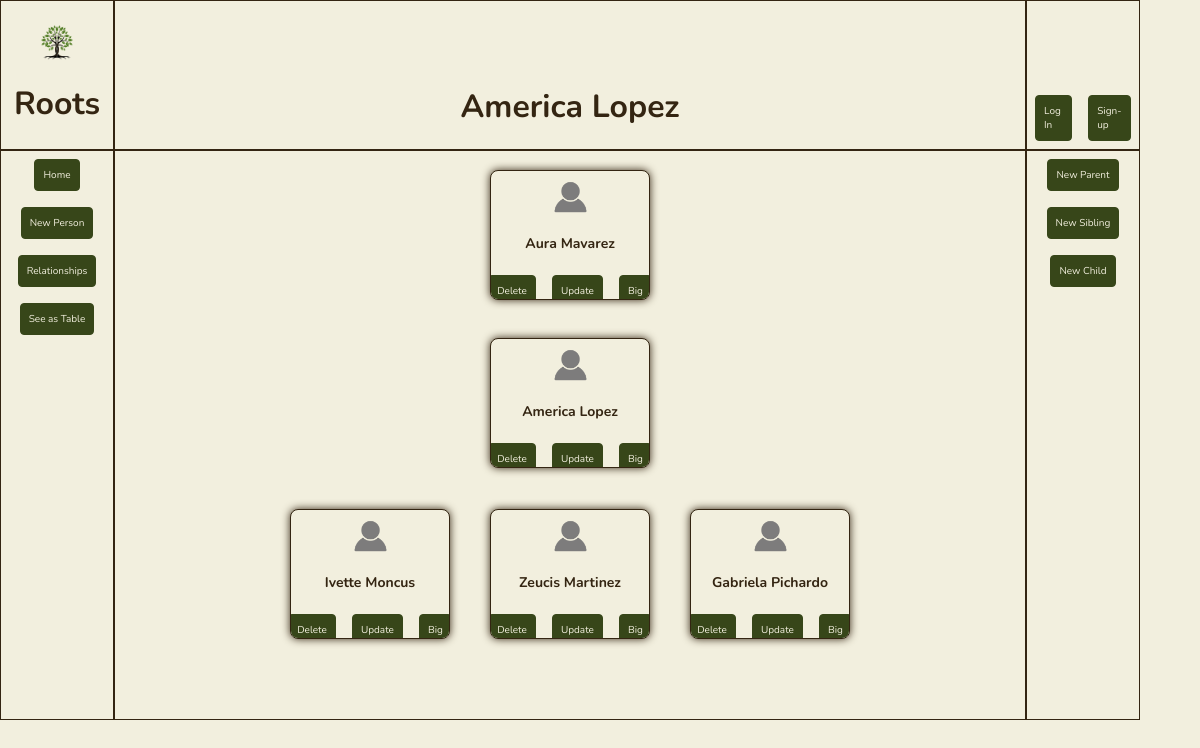
Before: /focus/7 with the older database file.
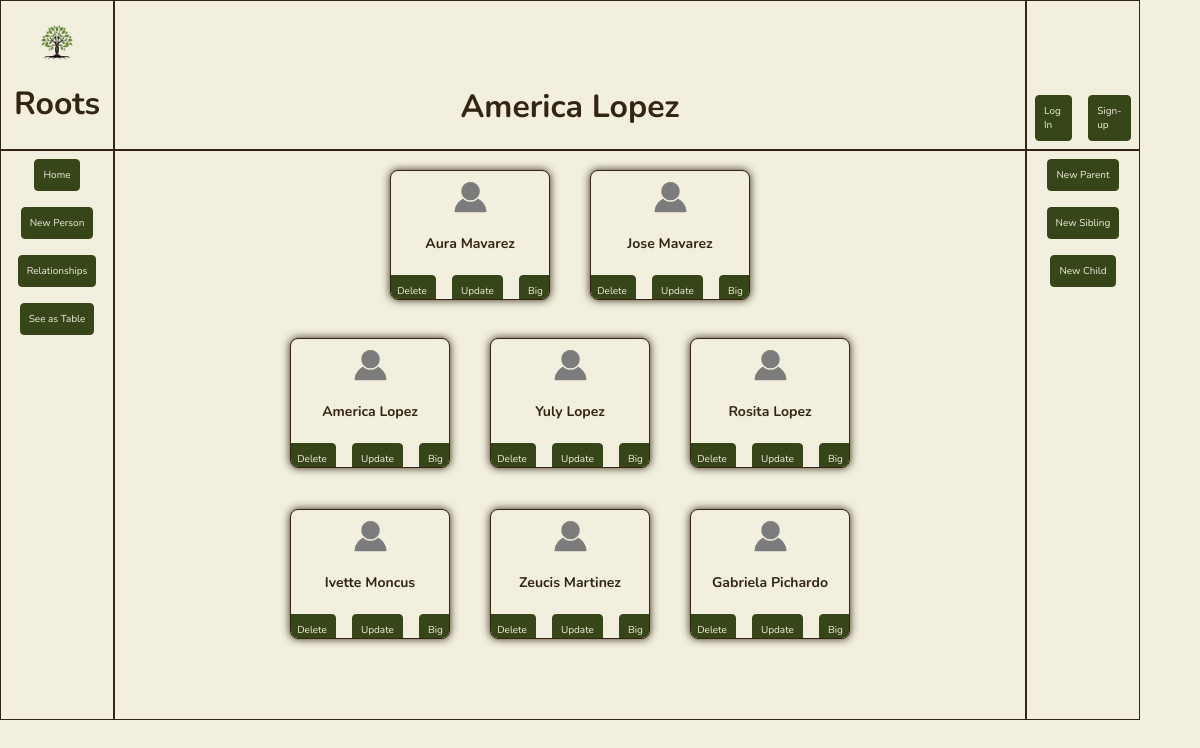
After: the same page with the newer database file.
### app.py (models this page shows, shortened)
class Person(db.Model):
    id = db.Column(db.Integer, primary_key=True)
    first_name = db.Column(db.String(200), nullable=False)
    last_name = db.Column(db.String(200), nullable=False)
    middle_name = db.Column(db.String(200), nullable=False, default='')
    nick_name = db.Column(db.String(200), nullable=False, default='')
    date_created = db.Column(db.DateTime, default=datetime.utcnow)
    parents = db.relationship('Person',
                              secondary = person_parent_association,
                              primaryjoin = id == person_parent_association.c.person_id,
                              secondaryjoin = id == person_parent_association.c.parent_id,
                              backref = db.backref('children', lazy='select'))
    siblings = db.relationship('Person',
                              secondary = sibling_association,
                              primaryjoin = id == sibling_association.c.left_id,
                              secondaryjoin = id == sibling_association.c.right_id,
                              back_populates = 'siblings',
                              lazy='select')

### app.py (the view)
@app.route('/focus/<int:id>', methods=['GET'])
def focus(id):
    person = Person.query.get_or_404(id)
    parents = person.parents
    siblings = person.siblings
    children = person.children
    all_siblings = siblings + [person]
    parents_table = Person.query.filter(Person.id.in_([parent.id for parent in parents])).distinct().all()
    siblings_table = Person.query.filter(Person.id.in_([sibling.id for sibling in all_siblings])).distinct().all()
    children_table = Person.query.filter(Person.id.in_([child.id for child in children])).distinct().all()
    return render_template('focus.html', person=person, parents=parents_table, siblings=siblings_table, children=children_table)

### templates/focus.html (shortened to what the changed rows need)
{% extends 'base.html' %}
{% block body %}
<div class='content default-grid' id="content-index">
    <div class="grid-item grid-item-1">
        <div class="logo" id="logo-index">
            <div class="content-container-column">
                    <h1>Roots</h1>
            </div>
        </div>
    </div>
    <div class="grid-item grid-item-2">
        <div class="current-family-name" id="current-family-name-index">
            <div class="content-container-row">
                {% if person.nick_name == "" %}
                <h1>{{person.first_name}} {{person.last_name}}</h1>
                {% else %}
                <h1>{{person.nick_name}} {{person.last_name}}</h1>
                {% endif %}
            </div>
        </div>
    </div>
    <div class="grid-item grid-item-5">
        <div class="focus-panel">
            <div class="content-focus">
                <div class="focus-layer" id="parent-layer">
                    {% for person in parents %}
                    <div class="card-container">
                        <div class="card">
                            <a class="card-link" href="/focus/{{person.id}}">
                                <div class="card-content">
                                    <img src="{{ url_for('static', filename='logos/empty-prof-pic.png') }}" alt="Profile Picture">
                                    {% if person.nick_name == "" %}
                                    <h3>{{person.first_name}} {{person.last_name}}</h3>
                                    {% else %}
                                    <h3>{{person.nick_name}} {{person.last_name}}</h3>
                                    {% endif %}
                                    <div class="btn-container">
                                        <a href="/delete/{{person.id}}" class="btn">Delete</a>
                                        <a href="/update_tree/{{person.id}}" class="btn">Update</a>
                                        <a href="/big_card/{{person.id}}" class="btn">Big</a>
                                    </div>
                                </div>
                            </a>
                        </div>
                    </div>
                    {% endfor %}
                </div>
                <div class="focus-layer" id="sibling-layer">
                    {% for person in siblings %}
                    <div class="card-container">
                        <div class="card">
                            <a class="card-link" href="/focus/{{person.id}}">
                                <div class="card-content">
                                    <img src="{{ url_for('static', filename='logos/empty-prof-pic.png') }}" alt="Profile Picture">
                                    {% if person.nick_name == "" %}
                                    <h3>{{person.first_name}} {{person.last_name}}</h3>
                                    {% else %}
                                    <h3>{{person.nick_name}} {{person.last_name}}</h3>
                                    {% endif %}
                                    <div class="btn-container">
                                        <a href="/delete/{{person.id}}" class="btn">Delete</a>
                                        <a href="/update_tree/{{person.id}}" class="btn">Update</a>
                                        <a href="/big_card/{{person.id}}" class="btn">Big</a>
                                    </div>
                                </div>
                            </a>
                        </div>
                    </div>
                    {% endfor %}
                </div>
                <div class="focus-layer" id="children-layer">
                    {% for person in children %}
                    <div class="card-container">
                        <div class="card">
                            <a class="card-link" href="/focus/{{person.id}}">
                                <div class="card-content">
                                    <img src="{{ url_for('static', filename='logos/empty-prof-pic.png') }}" alt="Profile Picture">
                                    {% if person.nick_name == "" %}
                                    <h3>{{person.first_name}} {{person.last_name}}</h3>
                                    {% else %}
                                    <h3>{{person.nick_name}} {{person.last_name}}</h3>
                                    {% endif %}
                                    <div class="btn-container">
                                        <a href="/delete/{{person.id}}" class="btn">Delete</a>
                                        <a href="/update_tree/{{person.id}}" class="btn">Update</a>
                                        <a href="/big_card/{{person.id}}" class="btn">Big</a>
                                    </div>
                                </div>
                            </a>
                        </div>
                    </div>
                    {% endfor %}
                </div>
            </div>
        </div>
    </div>
</div>
{% endblock %}

Changed rows visible on the page:
added Person: first_name "Jose", last_name "Mavarez", shown under "America Lopez"
added Person: nick_name "Yuly", last_name "Lopez"
added Person: nick_name "Rosita", last_name "Lopez"
